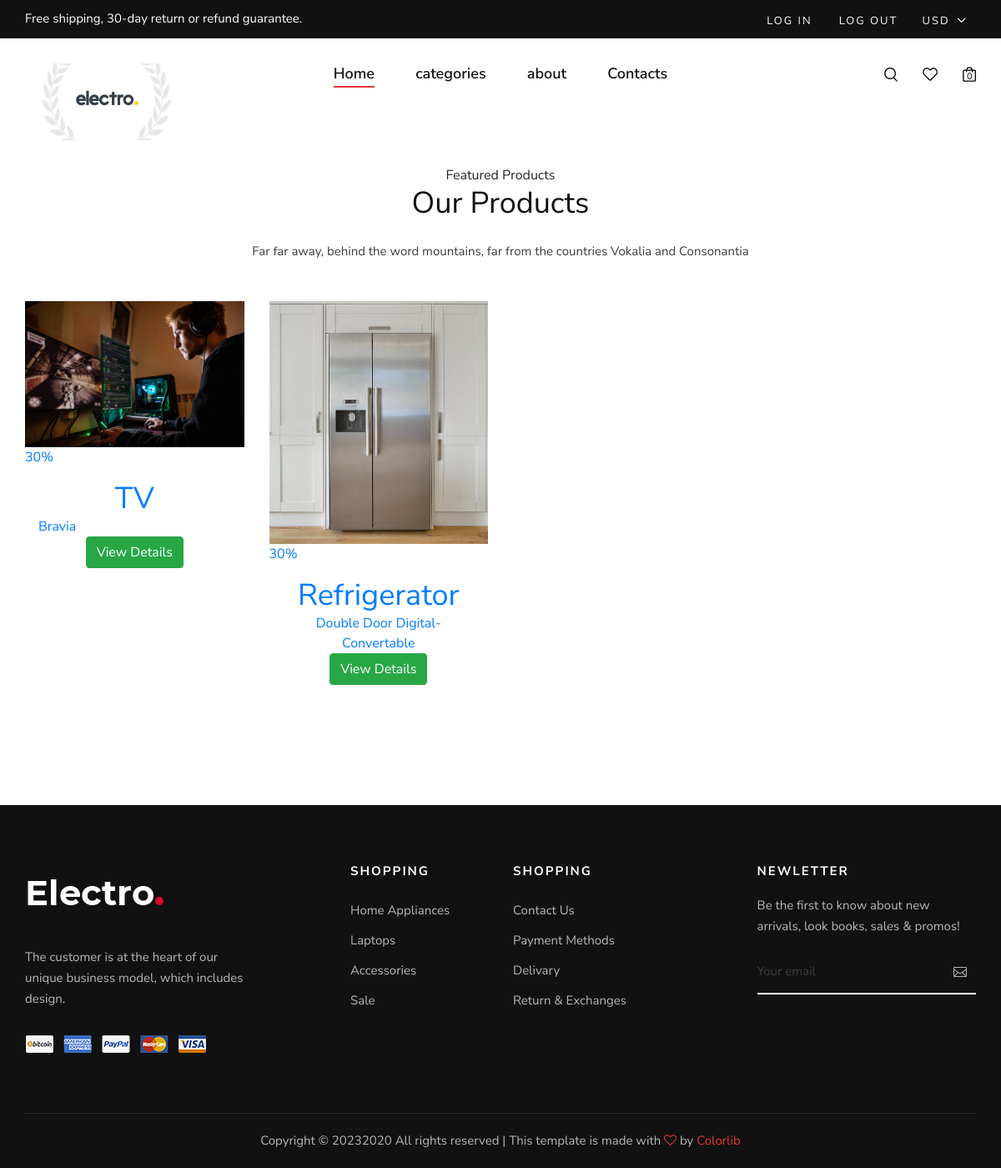
/E_shopappfront/dispCateg/Home Applainces, run on the app's committed database.
### E_shopproject/models.py (models this page shows)
class Productss(models.Model):
    Name = models.CharField(max_length=25, null=True, blank=True)
    Price = models.IntegerField(null=True, blank=True)
    Brand = models.CharField(max_length=25, null=True, blank=True)
    Description = models.CharField(max_length=250, null=True, blank=True)
    Image = models.ImageField(upload_to="profile", null=True, blank=True)
    Categry = models.CharField(max_length=20, null=True, blank=True)

### E_shopfront/views.py (the view)
# urls.py: path('dispCateg/<itemCateg>', views.dispCateg, name="dispCateg"),
def dispCateg(req, itemCateg):
    print("===itemCateg===", itemCateg)
    catg = itemCateg.upper()
    products = Productss.objects.filter(Categry=itemCateg)
    context = {
        'products': products,
        'catg': catg,
    }
    return render(req, "displayCategory.html", context)

### E_shopfront/templates/displayCategory.html (shortened to what this page needs)
<!DOCTYPE html>
{% extends 'home.html' %}
{% block content %}
<html lang="en">
<head>
</head>
<body class="goto-here">
   <section class="ftco-section">
    	<div class="container">
				<div class="row justify-content-center mb-3 pb-3">
          <div class="col-md-12 heading-section text-center ftco-animate">
          	<span class="subheading">Featured Products</span>
            <h2 class="mb-4">Our Products</h2>
            <p>Far far away, behind the word mountains, far from the countries Vokalia and Consonantia</p>
          </div>
        </div>
    	</div>
    	<div class="container">
    		<div class="row">
				{% for products in products %}
				<div class="col-md-6 col-lg-3 ftco-animate">
    				<div class="product">
    					<a href="#" class="img-prod"><img class="img-fluid" src="{{ products.Image.url }}" alt="Colorlib Template">
    						<span class="status">30%</span>
    					</a>
    					<div class="text py-3 pb-4 px-3 text-center">
    						<h2><a href="#">{{ products.Name }}</a></h2>
    						<div class="d-flex">
    							<div class="pricing"  class="subheading">
									<a href="#">{{ products.Description }}</a>
		    					</div>
	    					</div>
							<div class="product">
                                <form method="post" action="{% url 'displayProd' dataid=products.id %}" enctype="multipart/form-data">
                            <button class="btn btn-success btn-round waves-effect waves-light" >View Details</button>
                        </form>
                            </div>
    					</div>
    				</div>
    			</div>
                {% endfor %}
			</div>
		</div>
   </section>
</body>
</html>
{% endblock %}

### E_shopfront/templates/home.html (shortened to what this page needs)
<!DOCTYPE html>
{% load static %}
<html lang="zxx">
<head>
    <link rel="stylesheet" href="{% static 'css/bootstrap.min.css' %}" type="text/css">
    <link rel="stylesheet" href="{% static 'css/font-awesome.min.css' %}" type="text/css">
    <link rel="stylesheet" href="{% static 'css/elegant-icons.css' %}" type="text/css">
    <link rel="stylesheet" href="{% static 'css/magnific-popup.css' %}" type="text/css">
    <link rel="stylesheet" href="{% static 'css/nice-select.css' %}" type="text/css">
    <link rel="stylesheet" href="{% static 'css/owl.carousel.min.css' %}" type="text/css">
    <link rel="stylesheet" href="{% static 'css/slicknav.min.css' %}" type="text/css">
    <link rel="stylesheet" href="{% static 'css/style.css' %}" type="text/css">
</head>
<body>
    <header class="header">
        <div class="header__top">
            <div class="container">
                <div class="row">
                    <div class="col-lg-6 col-md-7">
                        <div class="header__top__left">
                            <p>Free shipping, 30-day return or refund guarantee.</p>
                        </div>
                    </div>
                    <div class="col-lg-6 col-md-5">
                        <div class="header__top__right">
                            <div class="header__top__links">
                                <a href="{% url 'login' %}">log in</a>
                                 <a href="{% url 'logout' %}">log out</a>
                            </div>
                            <div class="header__top__hover">
                                <span>Usd <i class="arrow_carrot-down"></i></span>
                            </div>
                        </div>
                    </div>
                </div>
            </div>
        </div>
        <div class="container">
            <div class="row">
                <div class="col-lg-3 col-md-3">
                    <div class="header__logo">
                        <a href="{% static './index.html' %}"><img src="{% static 'img/123.png' %}" alt=""></a>
                    </div>
                </div>
                <div class="col-lg-6 col-md-6">
                    <nav class="header__menu mobile-menu">
                        <ul>
                            <li class="active"><a href="{% url 'home_pg' %}">Home</a></li>
                            <li><a href="#">categories</a>
                            </li>
                            <li><a href="{% url 'about_pg' %}">about</a></li>
                            <li><a href="{% url 'contact_pg' %}">Contacts</a></li>
                        </ul>
                    </nav>
                </div>
                <div class="col-lg-3 col-md-3">
                    <div class="header__nav__option">
                        <a href="#" class="search-switch"><img src="{% static 'img/icon/search.png' %}" alt=""></a>
                        <a href="#"><img src="{% static 'img/icon/heart.png' %}" alt=""></a>
                        <a href="#"><img src="{% static 'img/icon/cart.png' %}" alt=""> <span>0</span></a>
                </div>
            </div>
        </div>
    </header>
    {% block content %}{% endblock content %}
    <footer class="footer">
        <div class="container">
            <div class="row">
                <div class="col-lg-3 col-md-6 col-sm-6">
                    <div class="footer__about">
                        <div class="footer__logo">
                            <a href="#"><img src="{% static 'img/footer-logo.png' %}" alt=""></a>
                        </div>
                        <p>The customer is at the heart of our unique business model, which includes design.</p>
                        <a href="#"><img src="{% static 'img/payment.png' %}" alt=""></a>
                    </div>
                </div>
                <div class="col-lg-2 offset-lg-1 col-md-3 col-sm-6">
                    <div class="footer__widget">
                        <h6>Shopping</h6>
                        <ul>
                            <li><a href="#">Home Appliances</a></li>
                            <li><a href="#">Laptops</a></li>
                            <li><a href="#">Accessories</a></li>
                            <li><a href="#">Sale</a></li>
                        </ul>
                    </div>
                </div>
                <div class="col-lg-2 col-md-3 col-sm-6">
                    <div class="footer__widget">
                        <h6>Shopping</h6>
                        <ul>
                            <li><a href="#">Contact Us</a></li>
                            <li><a href="#">Payment Methods</a></li>
                            <li><a href="#">Delivary</a></li>
                            <li><a href="#">Return & Exchanges</a></li>
                        </ul>
                    </div>
                </div>
                <div class="col-lg-3 offset-lg-1 col-md-6 col-sm-6">
                    <div class="footer__widget">
                        <h6>NewLetter</h6>
                        <div class="footer__newslatter">
                            <p>Be the first to know about new arrivals, look books, sales & promos!</p>
                            <form action="#">
                                <input type="text" placeholder="Your email">
                                <button type="submit"><span class="icon_mail_alt"></span></button>
                            </form>
                        </div>
                    </div>
                </div>
            </div>
            <div class="row">
                <div class="col-lg-12 text-center">
                    <div class="footer__copyright__text">
                        <p>Copyright ©
                            2020
                            All rights reserved | This template is made with <i class="fa fa-heart-o"
                            aria-hidden="true"></i> by <a href="https://colorlib.com" target="_blank">Colorlib</a>
                        </p>
                    </div>
                </div>
            </div>
        </div>
    </footer>
</body>
</html>

### E_shopfront/static/css/style.css (style rules this page uses)
html, body { height: 100%; font-family: "Nunito Sans", sans-serif; -webkit-font-smoothing: antialiased; }
h1, h2, h3, h4, h5, h6 { margin: 0; color: #111111; font-weight: 400; font-family: "Nunito Sans", sans-serif; }
h2 { font-size: 36px; }
h6 { font-size: 16px; }
p { font-size: 15px; font-family: "Nunito Sans", sans-serif; color: #3d3d3d; font-weight: 400; line-height: 25px; margin: 0 0 15px 0; }
img { max-width: 100%; }
ul, ol { padding: 0; margin: 0; }
.header { background: #ffffff; }
.header__top { background: #111111; padding: 10px 0; }
.header__top__left p { color: #ffffff; margin-bottom: 0; }
.header__top__right { text-align: right; }
.header__top__links { display: inline-block; margin-right: 25px; }
.header__top__links a { color: #ffffff; font-size: 13px; text-transform: uppercase; letter-spacing: 2px; margin-right: 28px; display: inline-block; }
.header__top__links a:last-child { margin-right: 0; }
.header__top__hover { display: inline-block; position: relative; }
.header__top__hover span { color: #ffffff; font-size: 13px; text-transform: uppercase; letter-spacing: 2px; display: inline-block; cursor: pointer; }
.header__top__hover span i { font-size: 20px; position: relative; top: 3px; right: 2px; }
.header__logo { padding: 30px 0; }
.header__logo a { display: inline-block; }
.header__menu { text-align: center; padding: 26px 0 25px; }
.header__menu ul li { list-style: none; display: inline-block; margin-right: 45px; position: relative; }
.header__menu ul li.active a:after { -webkit-transform: scale(1); -ms-transform: scale(1); transform: scale(1); }
.header__menu ul li:last-child { margin-right: 0; }
.header__menu ul li a { font-size: 18px; color: #111111; display: block; font-weight: 600; position: relative; padding: 3px 0; }
.header__menu ul li a:after { position: absolute; left: 0; bottom: 0; width: 100%; height: 2px; background: #e53637; content: ""; -webkit-transition: all, 0.5s; -o-transition: all, 0.5s; transition: all, 0.5s; -webkit-transform: scale(0); -ms-transform: scale(0); transform: scale(0); }
.header__nav__option { text-align: right; padding: 30px 0; }
.header__nav__option a { display: inline-block; margin-right: 26px; position: relative; }
.header__nav__option a span { color: #0d0d0d; font-size: 11px; position: absolute; left: 5px; top: 8px; }
.header__nav__option a:last-child { margin-right: 0; }
.product { padding-top: 0; padding-bottom: 60px; }
.footer { background: #111111; padding-top: 70px; }
.footer__about { margin-bottom: 30px; }
.footer__about .footer__logo { margin-bottom: 30px; }
.footer__about .footer__logo a { display: inline-block; }
.footer__about p { color: #b7b7b7; margin-bottom: 30px; }
.footer__widget { margin-bottom: 30px; }
.footer__widget h6 { color: #ffffff; font-size: 15px; font-weight: 700; text-transform: uppercase; letter-spacing: 2px; margin-bottom: 20px; }
.footer__widget ul li { line-height: 36px; list-style: none; }
.footer__widget ul li a { color: #b7b7b7; font-size: 15px; }
.footer__widget .footer__newslatter p { color: #b7b7b7; }
.footer__widget .footer__newslatter form { position: relative; }
.footer__widget .footer__newslatter form input { width: 100%; font-size: 15px; color: #3d3d3d; background: transparent; border: none; padding: 15px 0; border-bottom: 2px solid #ffffff; }
.footer__widget .footer__newslatter form input::placeholder { color: #3d3d3d; }
.footer__widget .footer__newslatter form button { color: #b7b7b7; font-size: 16px; position: absolute; right: 5px; top: 0; height: 100%; background: transparent; border: none; }
.footer__copyright__text { border-top: 1px solid rgba(255, 255, 255, 0.1); padding: 20px 0; margin-top: 40px; }
.footer__copyright__text p { color: #b7b7b7; margin-bottom: 0; }
.footer__copyright__text p i { color: #e53637; }
.footer__copyright__text p a { color: #e53637; }
@media only screen and (min-width: 1200px) { .container { max-width: 1170px; } }

### data on the page
Productss: Image (picture), Name "TV", Description "Bravia"
Productss: Image (picture), Name "Refrigerator", Description "Double Door Digital-Convertable"
